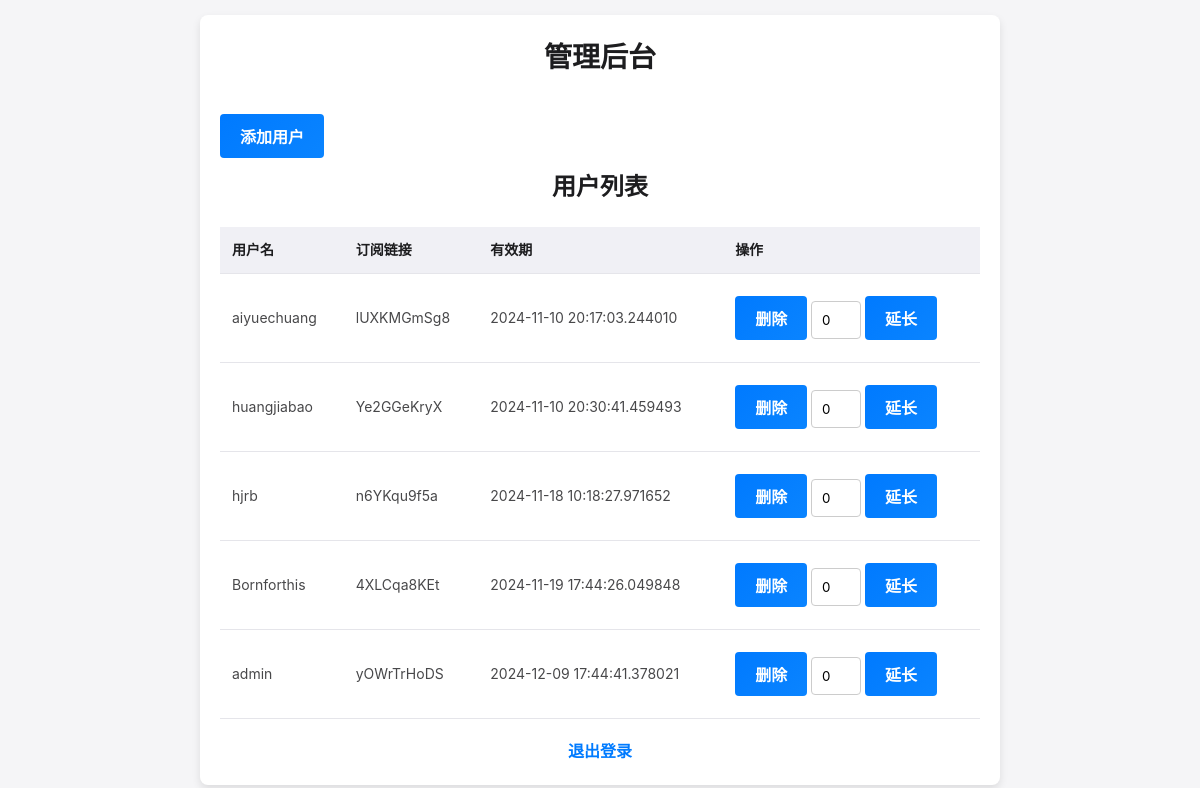
Before: /admin (signed in) with the older database file.
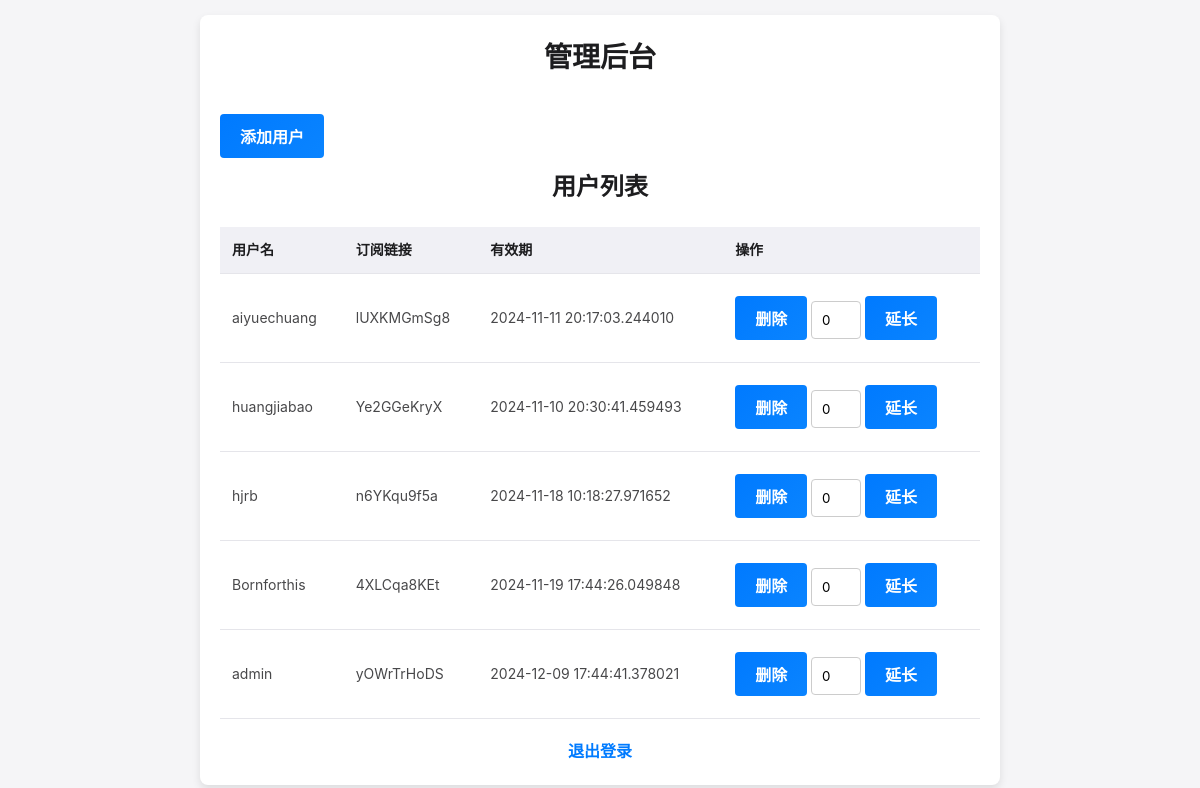
After: the same page with the newer database file.
### app.py (models this page shows, shortened)
class User(db.Model):
    id = db.Column(db.Integer, primary_key=True)
    username = db.Column(db.String(150), nullable=False, unique=True)
    password = db.Column(db.String(150), nullable=False)
    expiration_date = db.Column(db.DateTime, nullable=True)
    subscription_link = db.Column(db.String(200), nullable=True, unique=True)

### app.py (the view, shortened to what this page needs)
@app.route('/admin', methods=['GET', 'POST'])
@admin_login_required
def admin():
    users = User.query.all()
    return render_template('admin.html', users=users)

### app.py (called while the page is built)
def admin_login_required(f):
    @wraps(f)
    def decorated_function(*args, **kwargs):
        if 'admin_logged_in' not in session:
            flash("请先登录", "danger")
            return redirect(url_for('login'))
        return f(*args, **kwargs)
    return decorated_function

### templates/admin.html (shortened to what this page needs)
<!DOCTYPE html>
<html lang="en">
<head>
    <link rel="stylesheet" href="{{ url_for('static', filename='base.css') }}">
    <link rel="stylesheet" href="{{ url_for('static', filename='admin.css') }}">
</head>
<body>
<div class="container">
    <h1>管理后台</h1>
    <button id="addUserButton" class="btn">添加用户</button>
    <h2>用户列表</h2>
    <table>
        <tr>
            <th>用户名</th>
            <th>订阅链接</th>
            <th>有效期</th>
            <th>操作</th>
        </tr>
        {% for user in users %}
            <tr>
                <td>{{ user.username }}</td>
                <td>{{ user.subscription_link }}</td>
                <td>{{ user.expiration_date }}</td>
                <td>
                    <form method="post" style="display: inline;">
                        <button type="submit">删除</button>
                    </form>
                    <form method="post" style="display: inline;">
                        <input type="number" name="additional_days" value="0" style="width: 50px;">
                        <button type="submit">延长</button>
                    </form>
                </td>
            </tr>
        {% endfor %}
    </table>
    <a href="{{ url_for('logout') }}" class="logout">退出登录</a>
</div>
</body>
</html>

### static/base.css (style rules this page uses)
* { margin: 0; padding: 0; box-sizing: border-box; font-family: -apple-system, BlinkMacSystemFont, "Segoe UI", Roboto, "Helvetica Neue", Arial, sans-serif; }
body { background-color: #f5f5f7; color: #333; display: flex; justify-content: center; align-items: center; min-height: 100vh; line-height: 1.6; }
.container { width: 100%; max-width: 800px; padding: 20px; background-color: #ffffff; border-radius: 16px; box-shadow: 0 4px 12px rgba(0, 0, 0, 0.1); }
h1 { font-size: 28px; margin-bottom: 24px; color: #1d1d1f; font-weight: 600; text-align: center; }
button { padding: 12px; border: none; border-radius: 8px; font-size: 16px; font-weight: 600; color: #fff; background: linear-gradient(135deg, #007aff, #0a84ff); cursor: pointer; transition: background 0.3s ease; margin: 8px 0; }

### static/admin.css (style rules this page uses)
body { font-family: Arial, sans-serif; background-color: #f5f5f7; color: #333; margin: 0; padding: 0; }
.container { max-width: 800px; margin: 0 auto; padding: 20px; background-color: #fff; border-radius: 8px; box-shadow: 0 4px 8px rgba(0, 0, 0, 0.1); }
h1, h2 { color: #1d1d1f; text-align: center; }
button { background-color: #007bff; color: #fff; border: none; padding: 10px 20px; margin: 10px 0; cursor: pointer; font-size: 16px; border-radius: 4px; transition: background-color 0.3s ease; }
table { width: 100%; border-collapse: collapse; margin-top: 20px; font-size: 14px; }
th, td { padding: 12px; border-bottom: 1px solid #e5e5ea; text-align: left; }
th { background-color: #f0f0f5; font-weight: 600; color: #1d1d1f; }
td { color: #48484a; }
input[type="text"], input[type="password"], input[type="number"] { width: 100%; padding: 10px; margin: 8px 0; border: 1px solid #ccc; border-radius: 4px; box-sizing: border-box; }
a.logout { display: block; text-align: center; color: #007bff; text-decoration: none; margin-top: 20px; font-weight: bold; }

Changed rows visible on the page:
changed User "aiyuechuang": expiration_date "2024-11-10 20:17:03.244010" → "2024-11-11 20:17:03.244010"
